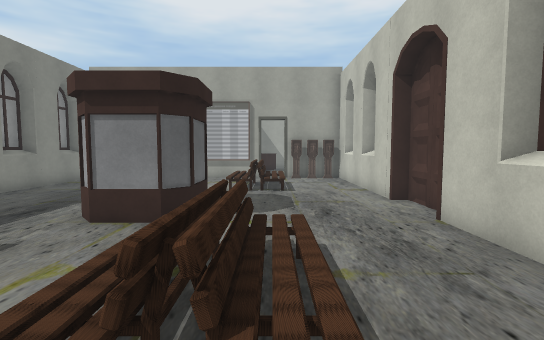
view 1 (above)

20 first-person views from a walk through a Unity game level. The camera is 1.5 m above the floor, tilts 4° down and sees 85° across. Doors are open. The floor is counted in squares, 1 m on a side. Each view is taken from the middle of a square. On the plan, view 1 faces up. The plan holds only what a view shows up to about 15 squares ahead; the rest is blank. Some surface patterns are stand-ins.

view 2
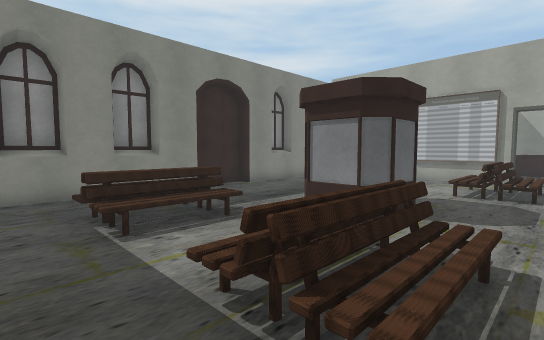

view 3
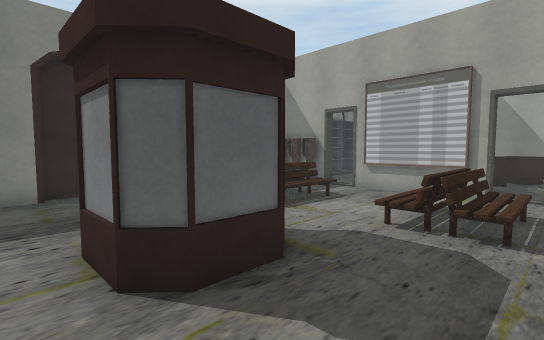

view 4
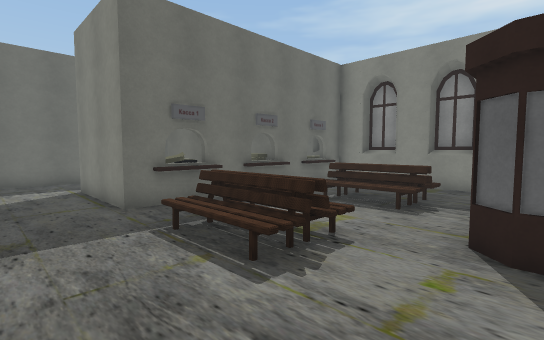

view 5
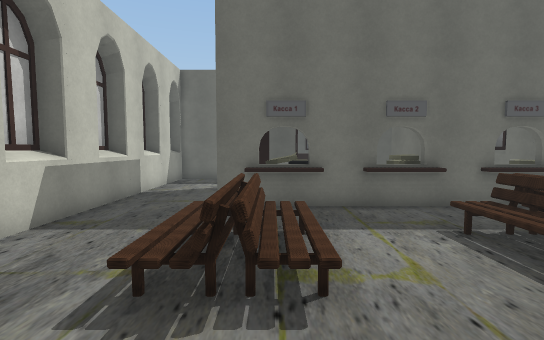

view 6
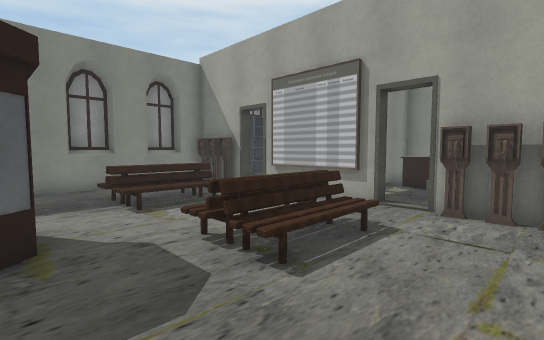

view 7
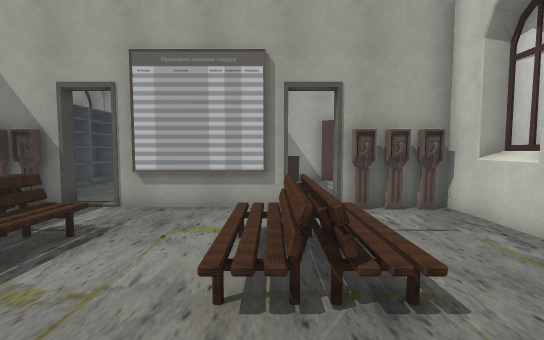

view 8
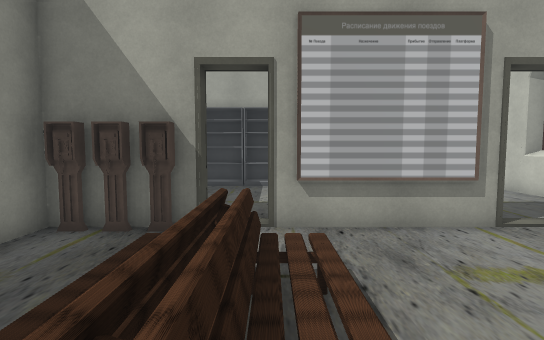

view 9
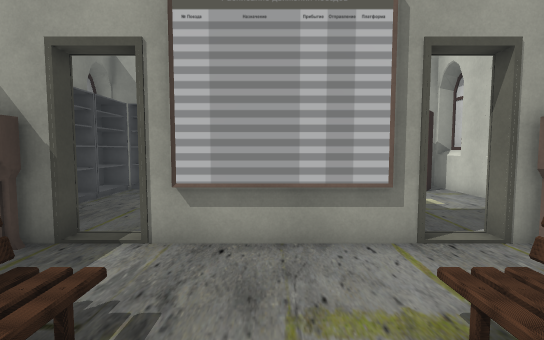

view 10
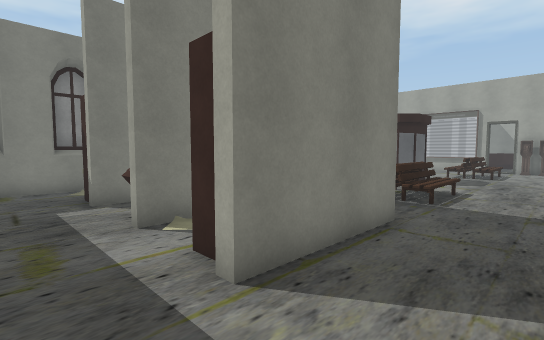

view 11
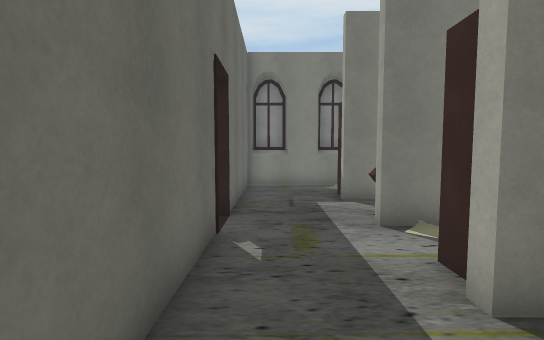

view 12
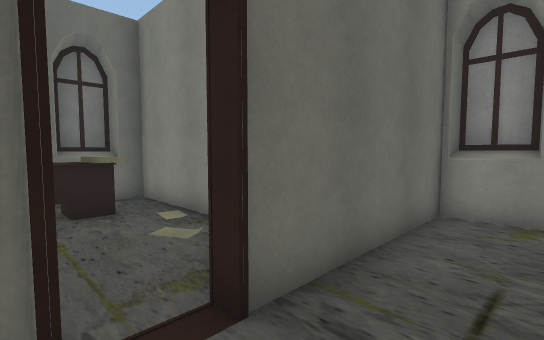

view 13
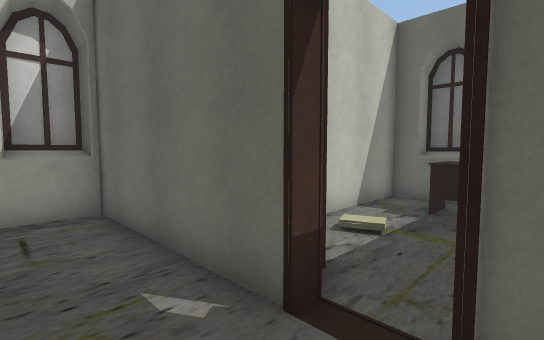

view 14
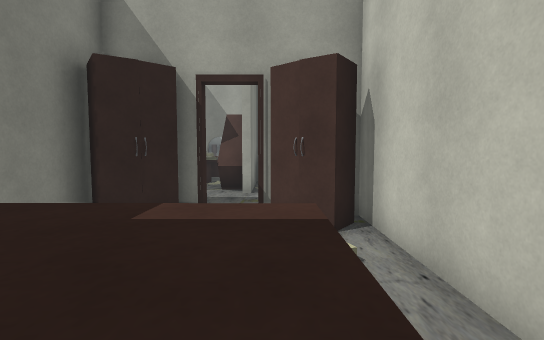

view 15
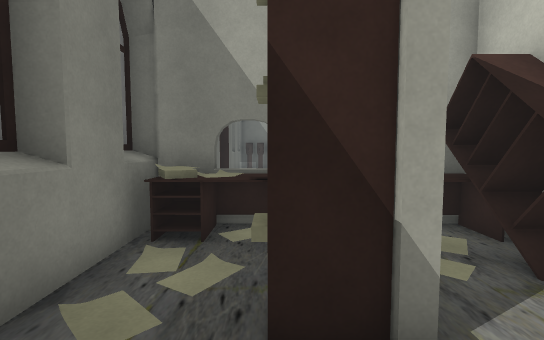

view 16
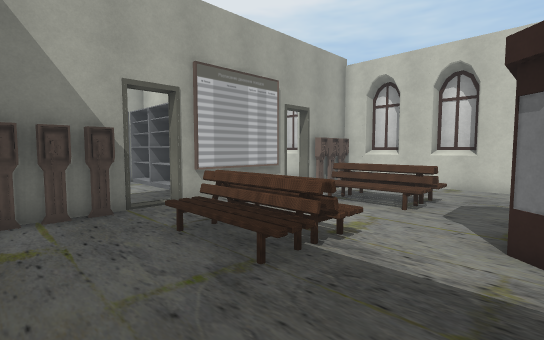

view 17
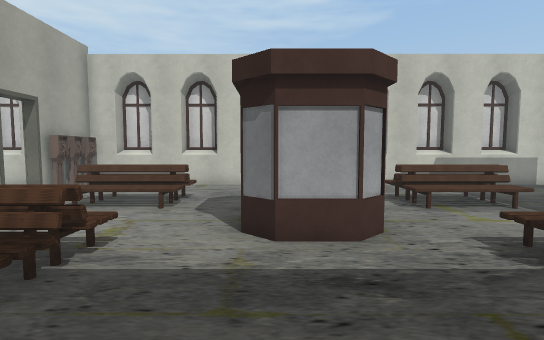

view 18
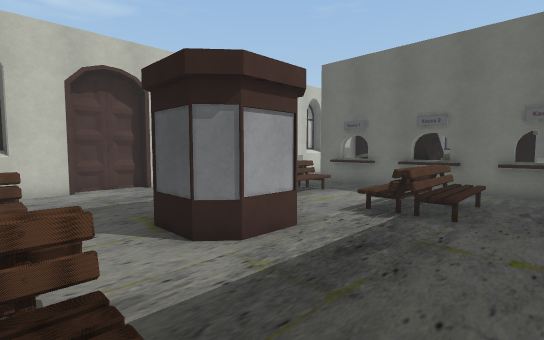

view 19
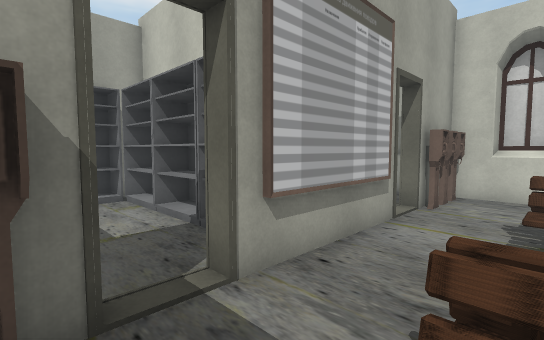

view 20
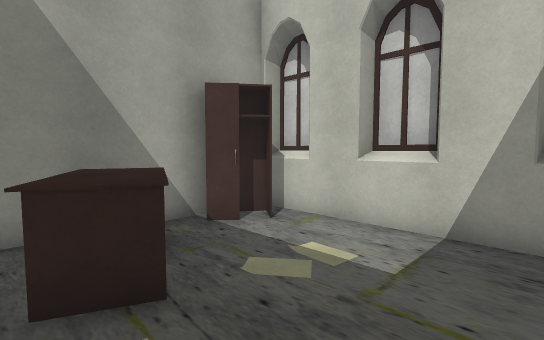

### Floor plan
Key: @ floor where view 1 was taken; # wall or solid block; . floor; / step, stairs or slope; D open door; = window, fence, low wall or low ledge; ^ raised ledge; O other object.
Columns run from 10 left of view 1 to 4 right of it. Each row starts with its distance up from view 1.
 23  ##############
 22  OOOOOO##^^.DO#
 21  OO...O##^^...#
 20  OO...O#.^....#
 19  OO...O#......#
 18  OO...O  .....#
 17  OO...O ......#
 16  ###DD####D####
 15 ####D.....D####
 14 #=............#
 13 ##..O=...=O...#
 12 ##...O...O....#
 11 #=...=...==...#
 10 ##............#
  9 ##............#
  8 #.....##O.....#
  7 #.....###.....#
  6 ##....###.....#
  5 ##............#
  4 #=..O=...=O...#
  3 ##...O...O....#
  2 ##...=...==...#
  1 #=............#
  0 ##........@...#
 -1 ##==#==##=#...#
 -2 #^^=#^O#^^#...#
 -3 ##.O#.OO.O#...#
 -4 #=.O#.OO.OO...#
 -5 ##.O#.O#.O#...#
 -6 ##............#
 -7 #=............#
 -8 #######D#######
 -9     ###.###
-10     ##...##
-11     #...//#
-12     #.....#
-13     #.#^^.#
-14     #.^^^.#
-15     #.....#
-16     #######

Where each view was taken, in squares from view 1:
view 1: 0 up, 0 right, facing up
view 2: 0 up, 1 right, facing up-left
view 3: 5 up, 1 right, facing up-left
view 4: 7 up, 3 right, facing down-left
view 5: 7 up, 1 left, facing down
view 6: 8 up, 3 right, facing up-left
view 7: 8 up, 1 left, facing up
view 8: 10 up, 5 left, facing up
view 9: 11 up, 3 left, facing up
view 10: 7 down, 3 right, facing up-left
view 11: 7 down, 3 right, facing left
view 12: 6 down, 2 left, facing down-left
view 13: 6 down, 4 left, facing down-right
view 14: 15 down, 2 left, facing up
view 15: 7 down, 7 left, facing up
view 16: 8 up, 9 left, facing up-right
view 17: 8 up, 9 left, facing right
view 18: 11 up, 8 left, facing down-right
view 19: 13 up, 7 left, facing up-right
view 20: 17 up, 2 left, facing up-right
